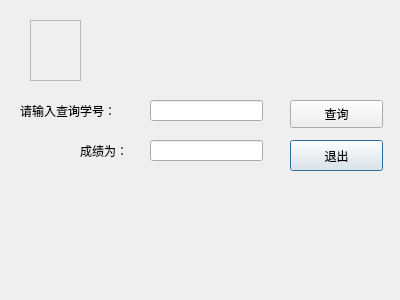
<?xml version="1.0" encoding="UTF-8"?>
<ui version="4.0">
 <class>Tsearch</class>
 <widget class="QDialog" name="Tsearch">
  <property name="geometry">
   <rect>
    <x>0</x>
    <y>0</y>
    <width>400</width>
    <height>300</height>
   </rect>
  </property>
  <property name="windowTitle">
   <string>Dialog</string>
  </property>
  <widget class="QLabel" name="label_2">
   <property name="geometry">
    <rect>
     <x>80</x>
     <y>140</y>
     <width>51</width>
     <height>21</height>
    </rect>
   </property>
   <property name="text">
    <string>成绩为：</string>
   </property>
  </widget>
  <widget class="QLineEdit" name="edt_Score">
   <property name="geometry">
    <rect>
     <x>150</x>
     <y>140</y>
     <width>113</width>
     <height>21</height>
    </rect>
   </property>
   <property name="readOnly">
    <bool>true</bool>
   </property>
  </widget>
  <widget class="QLabel" name="label">
   <property name="geometry">
    <rect>
     <x>20</x>
     <y>100</y>
     <width>121</width>
     <height>21</height>
    </rect>
   </property>
   <property name="text">
    <string>请输入查询学号：</string>
   </property>
  </widget>
  <widget class="QPushButton" name="btn_Exe">
   <property name="geometry">
    <rect>
     <x>290</x>
     <y>140</y>
     <width>93</width>
     <height>31</height>
    </rect>
   </property>
   <property name="text">
    <string>退出</string>
   </property>
  </widget>
  <widget class="QPushButton" name="btn_Search">
   <property name="geometry">
    <rect>
     <x>290</x>
     <y>100</y>
     <width>93</width>
     <height>28</height>
    </rect>
   </property>
   <property name="text">
    <string>查询</string>
   </property>
  </widget>
  <widget class="QLineEdit" name="edt_ID">
   <property name="geometry">
    <rect>
     <x>150</x>
     <y>100</y>
     <width>113</width>
     <height>21</height>
    </rect>
   </property>
  </widget>
  <widget class="QLabel" name="label_3">
   <property name="geometry">
    <rect>
     <x>30</x>
     <y>20</y>
     <width>51</width>
     <height>61</height>
    </rect>
   </property>
   <property name="autoFillBackground">
    <bool>false</bool>
   </property>
   <property name="styleSheet">
    <string notr="true">image: url(:/pic/seu.png);</string>
   </property>
   <property name="frameShape">
    <enum>QFrame::StyledPanel</enum>
   </property>
   <property name="text">
    <string/>
   </property>
   <property name="scaledContents">
    <bool>false</bool>
   </property>
  </widget>
 </widget>
 <resources/>
 <connections/>
</ui>
